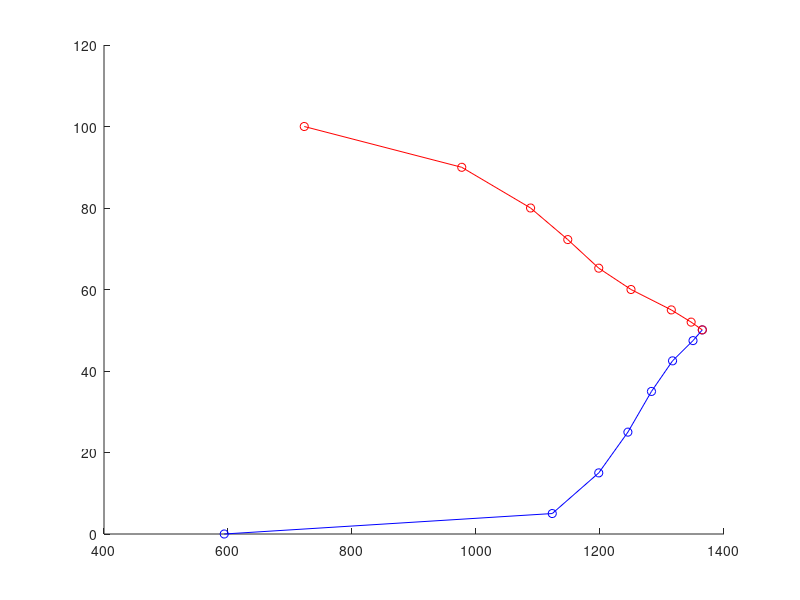

Write MATLAB code to recreate this figure.


T_Cdrich = [593.9 1123 1198 1245 1283 1317 1350 1365];
X_Cdrich = [0 5.021 15.001 25 34.986 42.493 47.456 50.089];

T_Terich = [1365 1347 1315 1250 1198 1148 1088 977 723];
X_Terich = [50.089 51.996 54.994 60 65.235 72.25 80 89.989 100];


X_poly_Cdrich = polyfit(T_Cdrich,X_Cdrich,numel(X_Cdrich));  % give x for an input T
X_poly_Terich = polyfit(T_Terich,X_Terich,numel(X_Terich));

fit_Cdrich = polyval(X_poly_Cdrich, T_Cdrich);
fit_Terich = polyval(X_poly_Terich, T_Terich);

figure
clf
hold on
plot(T_Cdrich,X_Cdrich,'bo')
plot(T_Terich,X_Terich,'ro')
plot(T_Cdrich,fit_Cdrich,'b-')
plot(T_Terich,fit_Terich,'r-')
